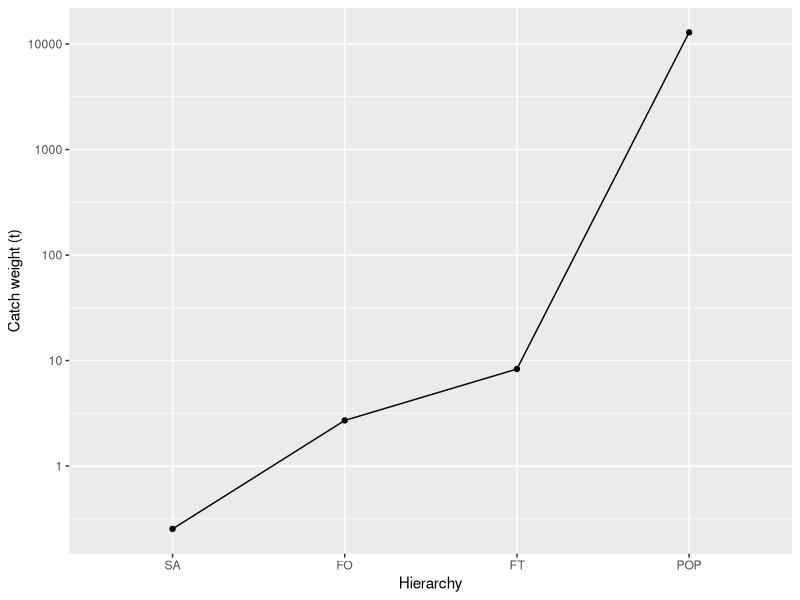
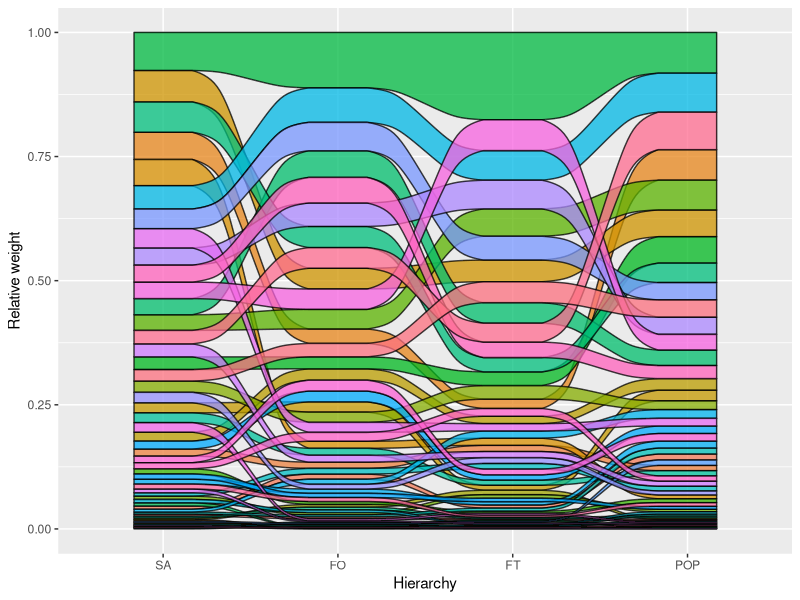
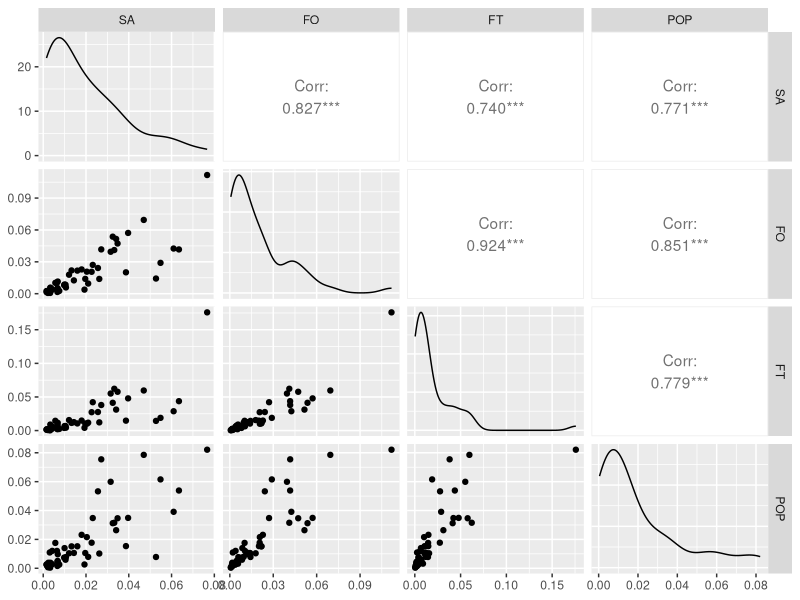
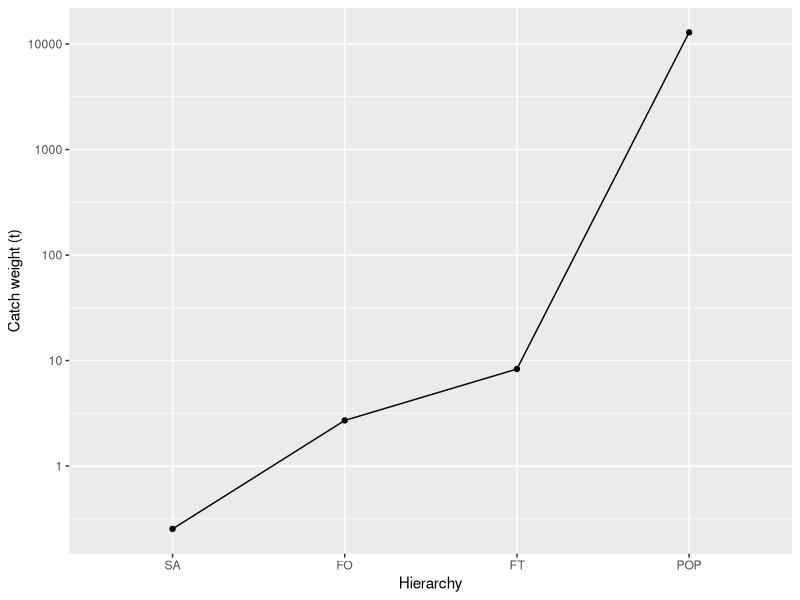
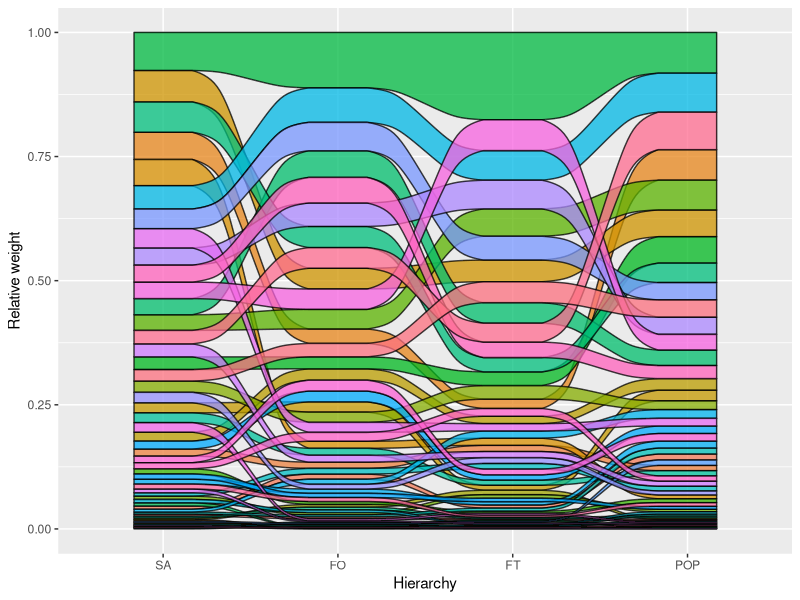
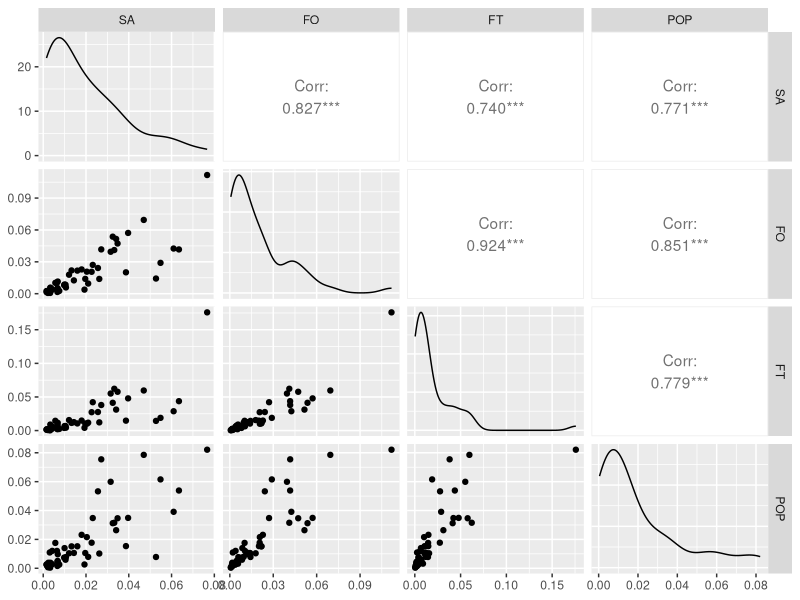

Write R code to recreate these figures, in order.
library(dplyr)
library(tidyr)
library(ggplot2)
library(ggalluvial) # riverplot in ggplot
library(GGally) # coplot in ggplot

## to prepare data in H1 format you could do something like this:
# species <- 126437 #haddock
# areas <- c('27.7.b','27.7.c','27.7.d','27.7.e','27.7.f','27.7.g','27.7.h','27.7.j','27.7.k')
# SAinfo <- subset(H1$SA,SAspeciesCode==species & SAarea %in% areas & SAcatchCategory=='Dis') %>% transmute(SAid,SSid,SAsam=as.numeric(SAsampleWeightMeasured),SAtot=as.numeric(SAtotalWeightMeasured)) %>% distinct()
# SSinfo <- left_join(SAinfo,H1$SS) %>% transmute(SSid,FOid,SAsam,SAtot,FOsam=as.numeric(SSnumberSampled))
# FOinfo <- left_join(SSinfo,H1$FO) %>% transmute(SSid,FOid,FTid,metier=FOmetier6,area=FOarea,SAsam,SAtot,FOsam) %>% distinct
# FTinfo <- left_join(FOinfo,H1$FT) %>% transmute(SSid,FTid,VSid,metier,area,SAsam,SAtot,FOsam,FOtot=as.numeric(FTnumberOfHauls),FTsam=as.numeric(FTnumberSampled)) %>% distinct()
# VSinfo <- left_join(FTinfo,H1$VS) %>% transmute(SSid,VSid,SDid,metier,area,SAsam,SAtot,FOsam,FOtot,FTsam) %>% distinct()
# CEinfo <- CE$CE %>% group_by(metier=CEmetier6,area=CEarea) %>% summarise(FTtot=sum(CEnumberOfFractionTrips))
# data <- left_join(VSinfo,CEinfo)
## note that this may not be correct, it is for illustration only

## because we cannot share the data on github we will simulate some data
## that looks a bit like the Irish data for CS haddock
## say, 50 samples for in one stratum
n <- 50
set.seed(1)
data <- data.frame(SSid=1:n,SAsam=exp(runif(n,-1,3)))
data <- data %>% mutate(SAtot=SAsam*runif(n,1,20)
                        ,FOsam=abs(round(rnorm(n,10,5)))+1
                        ,FOtot=round(FOsam*runif(n,1,5))
                        ,FTsam=abs(FOtot/6+rnorm(n,0,1)+1)
                        ,FTtot=10000
                        )

# SSid is the sample ID
# SAsam is the sample weight of discarded haddock from the haul (in kg)
# SAtot is the total discard weight of haddock from the haul
# FOsam is the number of hauls sampled on the trip
# FOtot is the total number of hauls on the trip
# FTsam is the effort of the sampled trips
# FTtot is the effort of the population

# Under design-based estimation, the sample weight gets inflated through the hierarchy
# up to the trip level and then apply a ratio estimator for the last step
# because we are assuming simple random samples here the ratio est is the same as design0-based
data2 <- data %>% 
  transmute(SSid,SA=SAsam,FO=SAtot,FT=SAtot*FOtot/FOsam,POP=FT*FTtot/FTsam) %>%
  pivot_longer(-1,names_to='Hierarchy',values_to='Volume')
data2$Hierarchy <- ordered(data2$Hierarchy,levels=c('SA','FO','FT','POP'))
data2 <- data2 %>% group_by(Hierarchy) %>% mutate(RelativeVolume=Volume/sum(Volume))

# this plot shows the weight that was actually sampled (250kg)
# and how it gets inflated in each step (up to just over 1000 tonnes)
ggplot(data2 %>% group_by(Hierarchy) %>% summarise(Volume=sum(Volume)),aes(Hierarchy,Volume*1e-3,group=1)) +
  geom_point() + geom_line() + ylab('Catch weight (t)') + scale_y_continuous(trans = 'log10')
ggsave('FollowSampleThroughEstimation1.png',width=6,height=4,units='in')

# This shows the relative weight (but which is also the weighting) of each sample
# as it progresses though the hierarchy
# The biggest sample (green at the top) contributes most to the final estimate
# In general the ranking does not change too drastically; there are no samples that 
# disproportionately dominate the final estimate
ggplot(data2,aes(Hierarchy,RelativeVolume,alluvium=SSid)) + 
  geom_alluvium(aes(fill = factor(SSid)),alpha=.75,col=1,decreasing=F,show.legend=F) +
  ylab('Relative weight')
ggsave('FollowSampleThroughEstimation2.png',width=6,height=8,units='in')

# pivot the data for the final plot
data3 <- data2 %>% pivot_wider(id_cols=SSid,names_from=Hierarchy,values_from=RelativeVolume)

# this shows how the contribution of each sample (its weight) in each step of the
# hierarchy correlates with the other steps
# in particular the bottom-left plot shows 
ggpairs(data3,columns=2:5) 
ggsave('FollowSampleThroughEstimation3.png',width=6,height=6,units='in')
